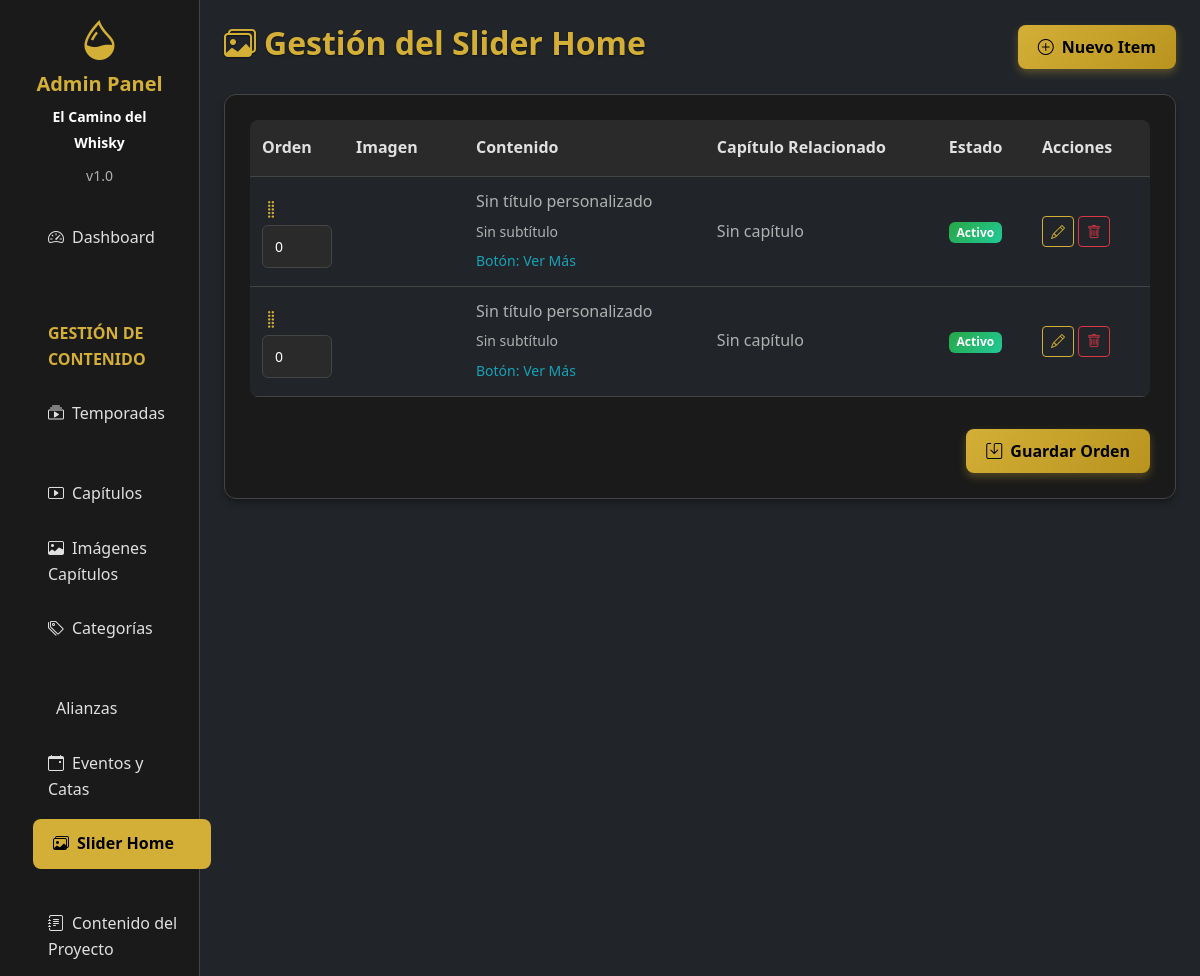
Page /backend/admin/slider.php (signed in, upper part) on the earlier database version.
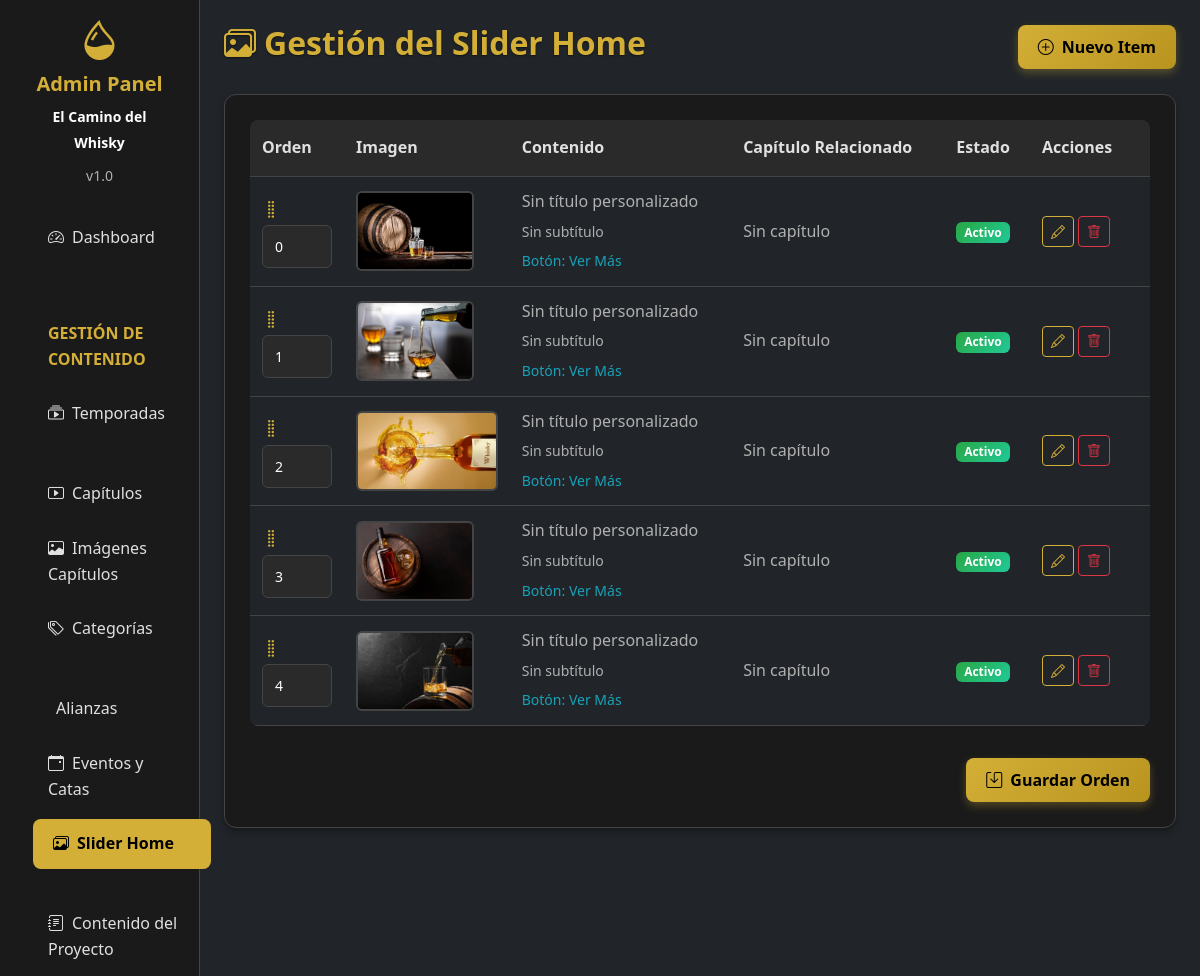
Same page on the later database version.
### tables this page shows
CREATE TABLE `home_slider` (
  `id` int(11) NOT NULL,
  `chapter_id` int(11) DEFAULT NULL,
  `image_path` varchar(500) DEFAULT NULL,
  `image_caption` varchar(500) DEFAULT NULL,
  `title` varchar(255) DEFAULT NULL,
  `subtitle` varchar(500) DEFAULT NULL,
  `button_text` varchar(100) DEFAULT 'Ver Capítulo',
  `display_order` int(11) DEFAULT 0,
  `is_active` tinyint(1) DEFAULT 1,
  `created_at` timestamp NOT NULL DEFAULT current_timestamp()
);

### backend/admin/slider.php (the view, shortened to what this page needs)
<?php
require_once '../config/database.php';
$stmt = $pdo->prepare("
    SELECT hs.*,
           c.title as chapter_title,
           c.subtitle as chapter_subtitle,
           s.title as season_title
    FROM home_slider hs
    LEFT JOIN chapters c ON hs.chapter_id = c.id
    LEFT JOIN seasons s ON c.season_id = s.id
    ORDER BY hs.display_order ASC, hs.created_at DESC
");
$stmt->execute();
$sliderItems = $stmt->fetchAll();
?>
<!DOCTYPE html>
<html lang="es">
<head>
    <link href="https://cdn.jsdelivr.net/npm/bootstrap@5.3.0/dist/css/bootstrap.min.css" rel="stylesheet">
    <link rel="stylesheet" href="https://cdn.jsdelivr.net/npm/bootstrap-icons@1.10.0/font/bootstrap-icons.css">
</head>
<body class="bg-dark">
    <div class="container-fluid">
        <div class="row">
            <?php include 'sidebar.php'; ?>
            <div class="col-md-9 col-lg-10 ms-sm-auto px-4 py-4">
                <div class="d-flex justify-content-between align-items-center mb-4">
                    <h2 class="title-font"><i class="bi bi-images me-2"></i>Gestión del Slider Home</h2>
                    <button class="btn btn-warning fw-bold" data-bs-toggle="modal" data-bs-target="#createSliderModal">
                        <i class="bi bi-plus-circle me-2"></i>Nuevo Item
                    </button>
                </div>
                <div class="card">
                    <div class="card-body">
                        <form method="POST" id="orderForm">
                            <div class="table-responsive">
                                <table class="table table-dark table-hover" id="sliderTable">
                                    <thead>
                                        <tr>
                                            <th width="50" class="fw-bold">Orden</th>
                                            <th width="120" class="fw-bold">Imagen</th>
                                            <th class="fw-bold">Contenido</th>
                                            <th class="fw-bold">Capítulo Relacionado</th>
                                            <th class="fw-bold">Estado</th>
                                            <th width="120" class="fw-bold">Acciones</th>
                                        </tr>
                                    </thead>
                                    <tbody>
                                        <?php foreach ($sliderItems as $item): ?>
                                        <tr data-id="<?= $item['id'] ?>">
                                            <td>
                                                <i class="bi bi-grip-vertical sortable-handle text-warning"></i>
                                                <input type="number" class="form-control form-control-sm d-inline-block fw-medium"
                                                       name="order[<?= $item['id'] ?>]" value="<?= $item['display_order'] ?>">
                                            </td>
                                            <td>
                                                <?php if ($item['image_path']): ?>
                                                    <img src="../../<?= htmlspecialchars($item['image_path']) ?>"
                                                         alt="Slider" class="slider-image"
                                                         onerror="this.style.display='none'">
                                                <?php else: ?>
                                                    <span class="text-muted small fw-medium">Sin imagen</span>
                                                <?php endif; ?>
                                            </td>
                                            <td>
                                                <div class="mb-1">
                                                    <?php if ($item['title']): ?>
                                                        <strong class="fw-bold"><?= htmlspecialchars($item['title']) ?></strong>
                                                    <?php else: ?>
                                                        <span class="text-muted fw-medium">Sin título personalizado</span>
                                                    <?php endif; ?>
                                                </div>
                                                <div class="mb-1">
                                                    <?php if ($item['subtitle']): ?>
                                                        <small class="text-muted fw-medium"><?= htmlspecialchars($item['subtitle']) ?></small>
                                                    <?php else: ?>
                                                        <small class="text-muted fw-medium">Sin subtítulo</small>
                                                    <?php endif; ?>
                                                </div>
                                                <div>
                                                    <small class="text-info fw-medium">Botón: <?= htmlspecialchars($item['button_text']) ?></small>
                                                </div>
                                            </td>
                                            <td>
                                                <?php if ($item['chapter_id']): ?>
                                                    <strong class="fw-bold"><?= htmlspecialchars($item['chapter_title'] ?? 'N/A') ?></strong>
                                                    <br><small class="text-muted fw-medium"><?= htmlspecialchars($item['season_title'] ?? '') ?></small>
                                                <?php else: ?>
                                                    <span class="text-muted fw-medium">Sin capítulo</span>
                                                <?php endif; ?>
                                            </td>
                                            <td>
                                                <?php if ($item['is_active']): ?>
                                                    <span class="badge badge-active">Activo</span>
                                                <?php else: ?>
                                                    <span class="badge badge-inactive">Inactivo</span>
                                                <?php endif; ?>
                                            </td>
                                            <td>
                                                <div class="d-flex gap-1">
                                                    <button type="button" class="btn btn-outline-warning btn-sm edit-btn fw-medium"
                                                            data-bs-toggle="modal"
                                                            data-bs-target="#editSliderModal"
                                                            data-id="<?= $item['id'] ?>"
                                                            data-chapter-id="<?= $item['chapter_id'] ?>"
                                                            data-title="<?= htmlspecialchars($item['title']) ?>"
                                                            data-subtitle="<?= htmlspecialchars($item['subtitle']) ?>"
                                                            data-button-text="<?= htmlspecialchars($item['button_text']) ?>"
                                                            data-display-order="<?= $item['display_order'] ?>"
                                                            data-is-active="<?= $item['is_active'] ?>"
                                                            data-image-path="<?= htmlspecialchars($item['image_path']) ?>"
                                                            data-image-caption="<?= htmlspecialchars($item['image_caption']) ?>">
                                                        <i class="bi bi-pencil"></i>
                                                    </button>
                                                    <form method="POST" class="d-inline" onsubmit="return confirm('¿Estás seguro de eliminar este item del slider?')">
                                                        <button type="submit" class="btn btn-outline-danger btn-sm fw-medium">
                                                            <i class="bi bi-trash"></i>
                                                        </button>
                                                    </form>
                                                </div>
                                            </td>
                                        </tr>
                                        <?php endforeach; ?>
                                    </tbody>
                                </table>
                            </div>
                            <div class="text-end mt-3">
                                <button type="submit" class="btn btn-warning fw-bold">
                                    <i class="bi bi-save me-2"></i>Guardar Orden
                                </button>
                            </div>
                        </form>
                    </div>
                </div>
            </div>
        </div>
    </div>
</body>
</html>

### backend/admin/sidebar.php (shortened to what this page needs)
<?php
$currentPage = basename($_SERVER['PHP_SELF']);
?>
<div class="col-md-3 col-lg-2 sidebar">
    <div class="d-flex flex-column p-3">
        <div class="text-center mb-4">
            <i class="bi bi-droplet-half display-6 text-warning"></i>
            <h5 class="text-warning mt-2">Admin Panel</h5>
            <small class="text-light">El Camino del Whisky</small>
            <div class="mt-2">
                <small class="text-muted">v1.0</small>
            </div>
        </div>
        <ul class="nav nav-pills flex-column mb-4">
            <li class="nav-item">
                <a class="nav-link <?= $currentPage == 'index.php' ? 'active' : '' ?>" href="index.php">
                    <i class="bi bi-speedometer2 me-2"></i>Dashboard
                </a>
            </li>
            <li class="nav-item">
                <span class="nav-link text-warning fw-bold small text-uppercase mt-3">Gestión de Contenido</span>
            </li>
            <li class="nav-item">
                <a class="nav-link <?= $currentPage == 'seasons.php' ? 'active' : '' ?>" href="seasons.php">
                    <i class="bi bi-collection-play me-2"></i>Temporadas
                </a>
            </li>
            <li class="nav-item">
                <a class="nav-link <?= $currentPage == 'chapters.php' ? 'active' : '' ?>" href="chapters.php">
                    <i class="bi bi-play-btn me-2"></i>Capítulos
                </a>
            </li>
            <li class="nav-item">
                <a class="nav-link <?= $currentPage == 'chapter_images.php' ? 'active' : '' ?>" href="chapter_images.php">
                    <i class="bi bi-image me-2"></i>Imágenes Capítulos
                </a>
            </li>
            <li class="nav-item">
                <a class="nav-link <?= $currentPage == 'categories.php' ? 'active' : '' ?>" href="categories.php">
                    <i class="bi bi-tags me-2"></i>Categorías
                </a>
            </li>
            <li class="nav-item">
                <a class="nav-link <?= $currentPage == 'alliances.php' ? 'active' : '' ?>" href="alliances.php">
                    <i class="bi bi-handshake me-2"></i>Alianzas
                </a>
            </li>
            <li class="nav-item">
                <a class="nav-link" href="events.php">
                    <i class="bi bi-calendar-event me-2"></i>Eventos y Catas
                </a>
            </li>
            <li class="nav-item">
                <a class="nav-link <?= $currentPage == 'slider.php' ? 'active' : '' ?>" href="slider.php">
                    <i class="bi bi-images me-2"></i>Slider Home
                </a>
            </li>
            <li class="nav-item">
                <a class="nav-link <?= $currentPage == 'project.php' ? 'active' : '' ?>" href="project.php">
                    <i class="bi bi-journal-text me-2"></i>Contenido del Proyecto
                </a>
            </li>
        </ul>
    </div>
</div>

### backend/admin/slider.php (style rules this page uses)
:root { --text-primary: #ffffff; --text-secondary: #e0e0e0; --text-muted: #b0b0b0; --bg-dark: #0a0a0a; --bg-card: #1a1a1a; --bg-card-light: #2a2a2a; --border-color: #444; --gold-primary: #D4AF37; --gold-secondary: #b8941f; }
body { background: var(--bg-dark); color: var(--text-primary); font-family: 'Segoe UI', Tahoma, Geneva, Verdana, sans-serif; font-weight: 400; line-height: 1.6; }
.sidebar { background: #1a1a1a; min-height: 100vh; border-right: 1px solid var(--border-color); }
.sidebar .nav-link { color: var(--text-secondary); padding: 12px 20px; border-radius: 8px; margin-bottom: 5px; transition: all 0.3s ease; font-weight: 500; }
.sidebar .nav-link:hover, .sidebar .nav-link.active { background: var(--gold-primary); color: #000; transform: translateX(5px); font-weight: 600; }
.title-font { font-family: 'Segoe UI', Tahoma, Geneva, Verdana, sans-serif; font-weight: 600; color: var(--gold-primary); text-shadow: 0 1px 2px rgba(0,0,0,0.5); }
.table-dark { background: var(--bg-card); color: var(--text-primary); border-radius: 8px; overflow: hidden; }
.table-dark th { background: var(--bg-card-light); color: var(--text-secondary); font-weight: 600; border-color: var(--border-color); padding: 15px 12px; }
.table-dark td { border-color: var(--border-color); padding: 12px; vertical-align: middle; font-weight: 400; }
.badge-active { background: linear-gradient(135deg, #28a745, #20c997); color: white; font-weight: 600; }
.sortable-handle { cursor: move; color: var(--gold-primary); font-size: 1.2rem; }
.slider-image { max-width: 150px; max-height: 80px; object-fit: cover; border-radius: 6px; border: 2px solid var(--border-color); }
.btn-warning { background: linear-gradient(135deg, var(--gold-primary), var(--gold-secondary)); border: none; color: #000; font-weight: 700; padding: 10px 20px; border-radius: 8px; transition: all 0.3s ease; box-shadow: 0 4px 8px rgba(212, 175, 55, 0.3); }
.btn-outline-warning { color: var(--gold-primary); border-color: var(--gold-primary); font-weight: 500; }
.btn-outline-danger { color: #dc3545; border-color: #dc3545; font-weight: 500; }
.form-control, .form-select { background: var(--bg-card-light); border: 1px solid var(--border-color); color: var(--text-primary); font-weight: 500; padding: 10px 12px; border-radius: 6px; }
.card { background: var(--bg-card); border: 1px solid var(--border-color); border-radius: 12px; box-shadow: 0 4px 6px rgba(0, 0, 0, 0.3); }
.card-body { padding: 25px; }
.text-warning { color: var(--gold-primary) !important; font-weight: 600; }
.text-light { color: var(--text-primary) !important; font-weight: 600; }
.text-muted { color: var(--text-muted) !important; font-weight: 400; }
.text-info { color: #17a2b8 !important; font-weight: 500; }
small { color: var(--text-secondary); font-weight: 400; }
.table tbody tr { animation: fadeIn 0.3s ease-out; }
.form-control-sm { background: var(--bg-card-light); border: 1px solid var(--border-color); color: var(--text-primary); font-weight: 500; width: 70px !important; }

Differences in the rows shown:
removed home_slider: display_order "0", title "Sin título personalizado", subtitle "Sin subtítulo", button_text "Ver Más", shows "Sin capítulo", is_active "Activo"
removed home_slider: display_order "0", title "Sin título personalizado", subtitle "Sin subtítulo", button_text "Ver Más", shows "Sin capítulo", is_active "Activo"
added home_slider: display_order "0", image_path (picture), title "Sin título personalizado", subtitle "Sin subtítulo", button_text "Ver Más", shows "Sin capítulo", is_active "Activo"
added home_slider: display_order "1", image_path (picture), title "Sin título personalizado", subtitle "Sin subtítulo", button_text "Ver Más", shows "Sin capítulo", is_active "Activo"
added home_slider: display_order "2", image_path (picture), title "Sin título personalizado", subtitle "Sin subtítulo", button_text "Ver Más", shows "Sin capítulo", is_active "Activo"
added home_slider: display_order "3", image_path (picture), title "Sin título personalizado", subtitle "Sin subtítulo", button_text "Ver Más", shows "Sin capítulo", is_active "Activo"
added home_slider: display_order "4", image_path (picture), title "Sin título personalizado", subtitle "Sin subtítulo", button_text "Ver Más", shows "Sin capítulo", is_active "Activo"
